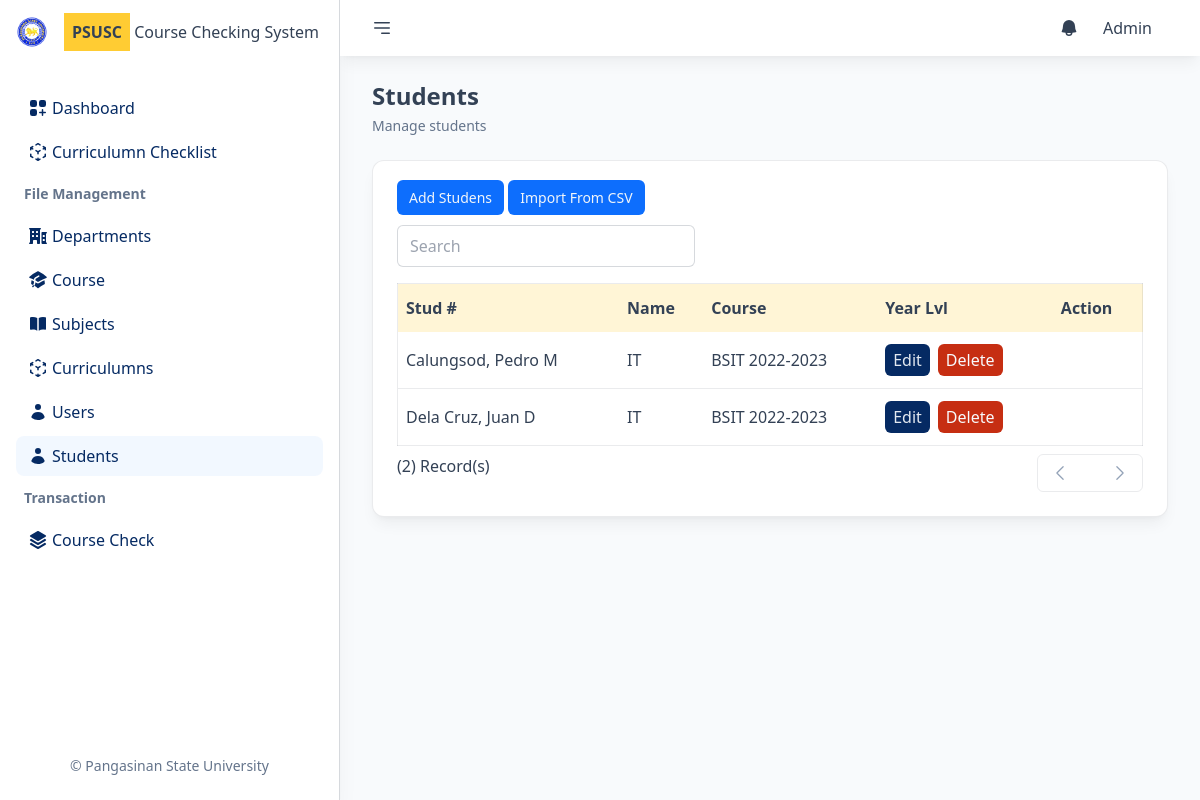
The app's page /students (signed in) with its own data.
### tables this page shows
CREATE TABLE `users` (
  `id` int(11) NOT NULL,
  `empno` varchar(50) NOT NULL,
  `fname` varchar(150) NOT NULL,
  `lname` varchar(150) NOT NULL,
  `mname` varchar(150) NOT NULL,
  `email` varchar(150) NOT NULL,
  `password` varchar(150) NOT NULL,
  `courseId` int(11) NOT NULL,
  `userType` varchar(50) NOT NULL
);

CREATE TABLE `students` (
  `id` int(11) NOT NULL,
  `studNo` varchar(50) NOT NULL,
  `fname` varchar(150) NOT NULL,
  `lname` varchar(150) NOT NULL,
  `mname` varchar(150) NOT NULL,
  `email` varchar(150) NOT NULL,
  `courseId` int(11) NOT NULL,
  `currId` int(11) NOT NULL,
  `password` varchar(150) NOT NULL
);

CREATE TABLE `courses` (
  `id` int(11) NOT NULL,
  `course` varchar(150) NOT NULL,
  `description` varchar(300) NOT NULL
);

CREATE TABLE `curriculums` (
  `id` int(11) NOT NULL,
  `name` varchar(150) NOT NULL,
  `course_id` int(11) NOT NULL,
  `sy` varchar(50) NOT NULL
);

### index.php (called while the page is built, shortened)
<?php
Route::contentToRender();

### Models/User.php (called while the page is built, shortened)
<?php
class User extends Model
{
    protected $fname;
    public function __construct($id, $empno, $fname, $lname, $mname, $email, $password, $courseId, $userType)
    {
        $this->fname = $fname;
    }
    public function getFname()
    {
        return $this->fname;
    }
    public static function getById($value)
    {
        $m = Model::getInstance();
        $data = NULL;
        $r = $m->getOne('users', 'id', $value);
        if ($r) {
            $data = new User(...$r);
        }
        return $data;
    }
}

### Models/Model.php (called while the page is built, shortened)
<?php
class Model
{
    private static $instance;
    private $conn;
    public static function getInstance()
    {
        if (!self::$instance) {
            self::$instance = new Model();
        }
        return self::$instance;
    }
    private function connect()
    {
        if (!$this->conn) {
            try {
                $this->conn = new \PDO("mysql:host=" . SERVER . ";dbname=" . DB_NAME . "", USERNAME, PASSWORD);
                $this->conn->setAttribute(\PDO::ATTR_ERRMODE, \PDO::ERRMODE_EXCEPTION);
            } catch (\PDOException $e) {
                throw new \PDOException("Database connection error: " . $e->getMessage());
            }
        }
    }
    protected function executeQuery($query, $params = array())
    {
        try {
            $stmt  = $this->conn->prepare($query);
            $stmt->execute($params);
            $lastInsertId = $this->conn->lastInsertId();
            $result = new \stdClass();
            $result->stmt = $stmt;
            $result->lastInsertId = $lastInsertId;
            return $result;
        } catch (\PDOException $e) {
            return $e->getMessage();
        }
    }
    public function getOne($table, $field, $id)
    {
        try {
            $stmt = $this->executeQuery("SELECT * FROM $table WHERE $field=:id", array(':id' => $id));
            return $stmt->stmt->fetch(\PDO::FETCH_ASSOC);
        } catch (\PDOException $e) {
            return $e->getMessage();
        }
    }
    public function all($table)
    {
        $stmt = $this->executeQuery("SELECT * FROM $table");
        return $stmt->stmt->fetchAll(\PDO::FETCH_ASSOC);
    }
}

### Controllers/Controller.php (called while the page is built, shortened)
<?php
class Controller
{
    public static function usersData($id)
    {
        if ($_SESSION['user_type'] != "Student") {
            return User::getById($id);
        } else {
            return Student::getById($id);
        }
    }
}

### Models/Student.php (called while the page is built, shortened)
<?php
class Student extends Model
{
    protected $id;
    protected $fname;
    protected $lname;
    protected $mname;
    protected $courseId;
    protected $currId;
    public function __construct($id, $studNo, $fname, $lname, $mname, $email, $courseId, $currId, $password)
    {
        $this->id = $id;
        $this->fname = $fname;
        $this->lname = $lname;
        $this->mname = $mname;
        $this->courseId = $courseId;
        $this->currId = $currId;
    }
    public function getId()
    {
        return $this->id;
    }
    public function getFullName()
    {
        return $this->lname . ", " . $this->fname . " " . ucfirst($this->mname[0]);
    }
    public function getCourse()
    {
        return Cours::getById($this->courseId);
    }
    public function getCurriculum()
    {
        return Curriculum::getById($this->currId);
    }
    public static function getAll()
    {
        $m = Model::getInstance();
        $list = [];
        $r = $m->all('students');
        if ($r) {
            foreach ($r as $v) {
                $data = new Student(...$v);
                $list[] = $data;
            }
        }
        return $list;
    }
}

### Models/Cours.php (called while the page is built, shortened)
<?php
class Cours extends Model
{
    protected $course;
    public function __construct($id,$course,$description)
    {
    $this->course=$course;
    }
    public function getCourse()
    {
        return $this->course;
    }
    public static function getById($value){
        $m = Model::getInstance();
        $data = NULL;
        $r = $m->getOne('courses','id', $value);
        if($r){
            $data = new Cours(...$r);
        }
        return $data;
    }
}

### Models/Curriculum.php (called while the page is built, shortened)
<?php
class Curriculum extends Model
{
    protected $name;
    public function __construct($id, $name, $course_id, $sy)
    {
        $this->name = $name;
    }
    public function getName()
    {
        return $this->name;
    }
    public static function getById($value)
    {
        $m = Model::getInstance();
        $data = NULL;
        $r = $m->getOne('curriculums', 'id', $value);
        if ($r) {
            $data = new Curriculum(...$r);
        }
        return $data;
    }
}

### public/pages/students/studentsview.php (the view, shortened to what this page needs)
<?php
require_once(TEMPLATE_PATH . "/header.php");
require_once(TEMPLATE_PATH . "/nav.php");
?>
<div class="px-8">
    <div class="bg-white p-6 rounded-xl shadow-lg shadow-black/5 border border-slate-700/10">
        <div class="mb-4">
            <a href="#" data-remote="/students/create" data-size="w-full md:w-2/5 lg:w-1/5" class="pop px-3 py-2 text-sm bg-brand hover:bg-brand-dark rounded-md text-slate-100 transition-all">Add Studens</a>
            <a href="#" data-remote="/students/import" data-size="w-full md:w-2/5 lg:w-1/5" class="pop px-3 py-2 text-sm bg-brand hover:bg-brand-dark rounded-md text-slate-100 transition-all">Import From CSV</a>
        </div>
        <div class="flex flex-row items-center justify-between mb-4">
            <div class="w-full md:w-2/5">
                <input type="search" class="px-3 py-2 w-full rounded-md border border-slate-700/20 focus:outline-none  focus:ring ring-brand-light ring-offset-2" name="searchInput" id="searchInput" placeholder="Search">
            </div>
        </div>
        <div class="">
            <table class="w-full border border-slate-700/10 mb-2" id="dataTable">
                <thead>
                    <tr class="bg-accent/20 text-left ">
                        <th class="px-2 py-3">Stud #</th>
                        <th class="px-2 py-3">Name</th>
                        <th class="px-2 py-3">Course</th>
                        <th class="px-2 py-3">Year Lvl</th>
                        <th class=" px-2 py-3">Action</th>
                    </tr>
                </thead>
                <tbody class="divide-y divide-slate-700/10 " id="tableBody">
                    <?php
                    foreach ($students as $student) :
                    ?>
                        <tr class="transition-all">
                            <td class="px-2 py-3"><?= $student->getFullName() ?></td>
                            <td class="px-2 py-3"><?= $student->getCourse()->getCourse() ?></td>
                            <td class="px-2 py-3"><?= $student->getCurriculum()->getName() ?></td>
                            <td class="px-2 py-3 flex flex-row item-center gap-2">
                                <a href="#" data-remote="/students/edit/<?= $student->getId() ?>" data-size="w-full md:w-2/5 lg:w-1/5" class="pop bg-brand-dark hover:bg-brand-light transition-all text-slate-200 px-2 py-1 rounded-md">Edit</a>
                                <a href="#" data-remote="/students/confirm/<?= $student->getId() ?>" data-size="w-full md:w-2/5 lg:w-1/5" class="pop bg-danger-light hover:bg-danger transition-all text-slate-50 px-2 py-1 rounded-md">Delete</a>
                            </td>
                        </tr>
                    <?php
                    endforeach;
                    ?>
                </tbody>
            </table>
            <div class="flex flex-row justify-between">
                <div class="">
                    <p>(<?= sizeof($students) ?>) Record(s)</p>
                </div>
                <div class="flex flex-row gap-2 items-center rounded-md border border-slate-700/10 overflow-hidden">
                    <button onclick="prevPage()" class="px-3 py-2 disabled:text-slate-400 disabled:hover:bg-transparent hover:bg-blue-700 hover:text-white transition-all " id="prevBtn" disabled>
                        <svg xmlns="http://www.w3.org/2000/svg" fill="none" viewBox="0 0 24 24" stroke-width="1.5" stroke="currentColor" class="w-5 h-5">
                            <path stroke-linecap="round" stroke-linejoin="round" d="M15.75 19.5L8.25 12l7.5-7.5" />
                        </svg>
                    </button>
                    <button onclick="nextPage()" id="nextBtn" class="px-3 py-2 disabled:text-slate-400 disabled:hover:bg-transparent hover:bg-blue-700 hover:text-white transition-all" disabled>
                        <svg xmlns="http://www.w3.org/2000/svg" fill="none" viewBox="0 0 24 24" stroke-width="1.5" stroke="currentColor" class="w-5 h-5">
                            <path stroke-linecap="round" stroke-linejoin="round" d="M8.25 4.5l7.5 7.5-7.5 7.5" />
                        </svg>
                    </button>
                </div>
            </div>
        </div>
    </div>
</div>
<?php
require_once(TEMPLATE_PATH . "/footer.php");
?>

### public/template/nav.php (shortened to what this page needs)
<aside class="flex flex-col shrink-0 justify-between w-[340px]  bg-white border-r border-slate-700/20 shadow-xl shadow-black/5">
    <div class="px-4">
        <div class="py-4 flex flex-row gap-4 items-center mb-6">
            <div class="w-8">
                <img src="/public/img/psulogo.png" class="w-full" alt="">
            </div>
            <div>
                <div class="">
                    <span class="p-2 text-base font-black text-slate-700 bg-accent">PSUSC</span> Course Checking System
                </div>
            </div>
        </div>
        <div class="flex flex-col gap-1 text-brand-dark">
            <a href="/" class="flex flex-row items-center gap-1 px-3 py-2 hover:bg-brand/10 rounded-lg <?= $GLOBALS['currentpage'] == "" ? "bg-brand/5" : "" ?>">
                <span class="">Dashboard</span>
            </a>
            <?php
            if ($_SESSION['user_type'] != "Student") {
            ?>
                <a href="/studentgrades" class="flex flex-row items-center gap-1 px-3 py-2 hover:bg-brand/10 rounded-lg <?= $GLOBALS['currentpage'] == "mycurriculums" ? "bg-brand/5" : "" ?>">
                    <span class="">Curriculumn Checklist</span>
                </a>
            <?php
            }
            ?>
            <?php
            if ($_SESSION['user_type'] != "Student") :
            ?>
                <p class="text-sm my-2 text-slate-500 font-semibold px-2">File Management</p>
                <?php
                if ($_SESSION['user_type'] == "Admin") {
                ?>
                    <a href="/departments" class="flex flex-row items-center gap-1 px-3 py-2  hover:bg-brand/10 rounded-lg <?= $GLOBALS['currentpage'] == "departments" ? "bg-brand/5" : "" ?>">
                        <span class="">Departments</span>
                    </a>
                    <a href="/courses" class="flex flex-row items-center gap-1 px-3 py-2 hover:bg-brand/10 rounded-lg <?= $GLOBALS['currentpage'] == "courses" ? "bg-brand/5" : "" ?>">
                        <span class="">Course</span>
                    </a>
                    <a href="/subjects" class="flex flex-row items-center gap-1 px-3 py-2 hover:bg-brand/10 rounded-lg <?= $GLOBALS['currentpage'] == "subjects" ? "bg-brand/5" : "" ?>">
                        <span class="">Subjects</span>
                    </a>
                    <a href="/curriculums" class="flex flex-row items-center gap-1 px-3 py-2 hover:bg-brand/10 rounded-lg <?= $GLOBALS['currentpage'] == "curriculums" ? "bg-brand/5" : "" ?>">
                        <span class="">Curriculumns</span>
                    </a>
                    <a href="/users" class="flex flex-row items-center gap-1 px-3 py-2 hover:bg-brand/10 rounded-lg <?= $GLOBALS['currentpage'] == "users" ? "bg-brand/5" : "" ?>">
                        <svg xmlns="http://www.w3.org/2000/svg" viewBox="0 0 20 20" fill="currentColor" class="w-5 h-5">
                            <path d="M10 8a3 3 0 100-6 3 3 0 000 6zM3.465 14.493a1.23 1.23 0 00.41 1.412A9.957 9.957 0 0010 18c2.31 0 4.438-.784 6.131-2.1.43-.333.604-.903.408-1.41a7.002 7.002 0 00-13.074.003z" />
                        </svg>
                        <span class="">Users</span>
                    </a>
                <?php
                }
                ?>
                <a href="/students" class="flex flex-row items-center gap-1 px-3 py-2 hover:bg-brand/10 rounded-lg <?= $GLOBALS['currentpage'] == "students" ? "bg-brand/5" : "" ?>">
                    <svg xmlns="http://www.w3.org/2000/svg" viewBox="0 0 20 20" fill="currentColor" class="w-5 h-5">
                        <path d="M10 8a3 3 0 100-6 3 3 0 000 6zM3.465 14.493a1.23 1.23 0 00.41 1.412A9.957 9.957 0 0010 18c2.31 0 4.438-.784 6.131-2.1.43-.333.604-.903.408-1.41a7.002 7.002 0 00-13.074.003z" />
                    </svg>
                    <span class="">Students</span>
                </a>
                <p class="text-sm my-2 text-slate-500 font-semibold px-2">Transaction</p>
                <a href="/coursecheck" class="flex flex-row items-center gap-1 px-3 py-2 hover:bg-brand/10 rounded-lg <?= $GLOBALS['currentpage'] == "coursecheck" ? "bg-brand/5" : "" ?>">
                    <span class="">Course Check</span>
                </a>
            <?php
            endif;
            ?>
        </div>
    </div>
    <div class="px-4 py-2 flex flex-row gap-2 justify-center items-center mb-4">
        <p class="text-sm text-slate-500">&copy; Pangasinan State University</p>
    </div>
</aside>
<div class="relative h-screen overflow-y-auto flex-auto flex gap-6 flex-col">
    <div class="sticky top-0 px-8 py-2 flex flex-row justify-between items-center bg-white shadow-lg shadow-black/5">
        <div class="flex flex-row items-center gap-4">
            <a href="#">
            </a>
        </div>
        <div class="flex flex-row gap-4 p-2 items-center">
            <a href="px-2">
            </a>
            <div class="relative group">
                <a href="#" class="p-2">
                    <?= $userdata->getFname() ?>
                </a>
            </div>
        </div>
    </div>
    <div class="px-8">
        <h2 class="text-2xl font-semibold mb-1"><?= ucfirst($GLOBALS['currentpage']) ?></h2>
        <div class="text-sm text-slate-500">Manage <?= $GLOBALS['currentpage'] ?></div>
    </div>

### records on screen
users: fname "Admin"
students: $student->getFullName() "Calungsod, Pedro M", courseId.course "IT", currId.name "BSIT 2022-2023"
students: $student->getFullName() "Dela Cruz, Juan D", Course "IT", Name "BSIT 2022-2023"

### other values on screen
$GLOBALS['currentpage'] "Students"
$GLOBALS['currentpage'] "students"
sizeof($students) "2"
